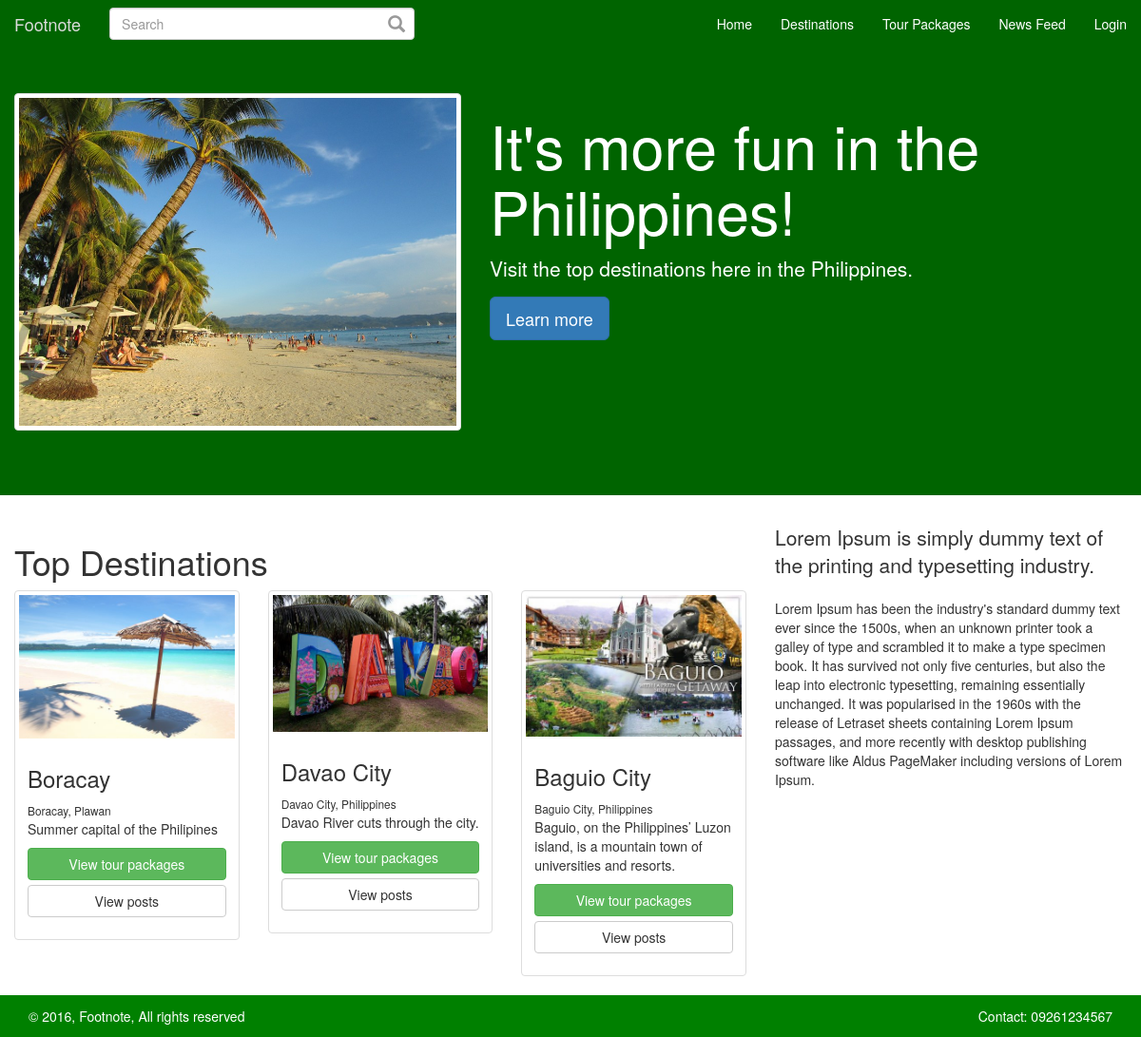
Before: / with the older database file.
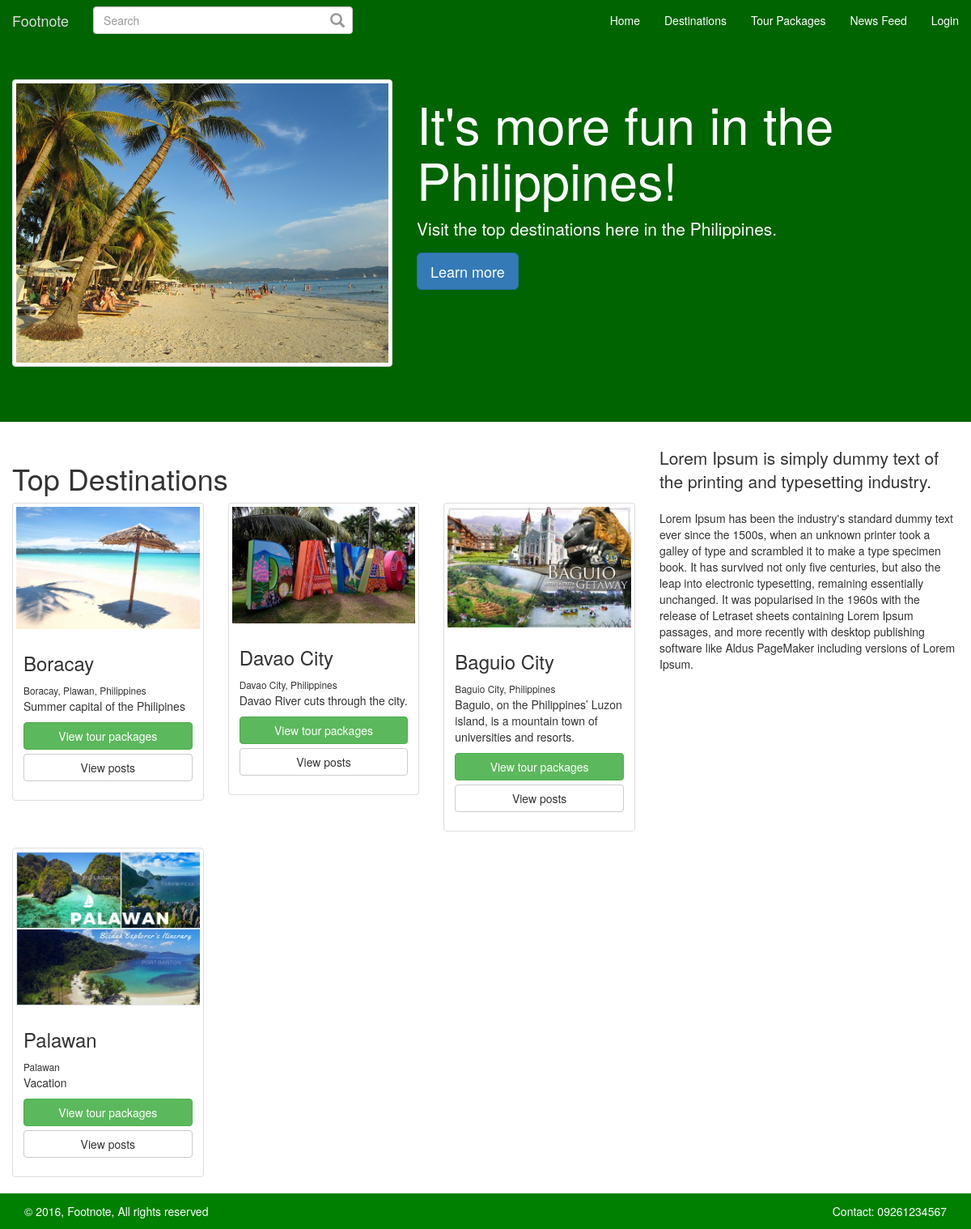
After: the same page with the newer database file.
### tables this page shows
CREATE TABLE `places` (
  `place_id` int(11) NOT NULL,
  `place_name` varchar(250) NOT NULL,
  `place_address` varchar(250) NOT NULL,
  `place_details` text NOT NULL,
  `place_image` varchar(250) NOT NULL,
  `gallery_id` int(11) NOT NULL
);

### splash.php (called while the page is built, shortened)
<?php
require_once 'config.php';
require_once 'class/class.db.php';
include_once 'include/include.header.php';
include_once 'include/include.splash.php';
include_once 'include/include.footer.php';

### config.php (called while the page is built)
<?php
$config['db']['host']     = 'localhost' ;
$config['db']['user']     = 'root' ;
$config['db']['password'] = '' ;
$config['db']['db']       = 'db_footnote' ;
$config['url']['base_path'] = '/fn';
$config['url']['site'] = 'http://localhost';
$config['url']['root'] = realpath(dirname(__FILE__));
$config['url']['profile_pic'] = $config['url']['base_path'].'/assets/images/uploads/profiles';
$config['url']['post_pic'] = $config['url']['base_path'].'/assets/images/uploads/posts';
$config['url']['places'] = $config['url']['base_path'].'/assets/images/uploads/places';
$config['url']['gallery'] = $config['url']['base_path'].'/assets/images/uploads/galleries';
$config['var']['hash_password'] = '^#$4%9f+1^p9)M@4M)V$';
$config['var']['default_profile_pic'] = '1476196571_18_41b586905e6233e72b076191f8bf9512.png';
$config['var']['anonymous_id'] = '45';
$config['post']['post_per_page'] = 5;

### class/class.db.php (called while the page is built, shortened)
<?php
class DB {
    private $pdo;
    private $sQuery;
    private function Connect()
    {
        $dsn = "mysql:dbname={$this->db};host={$this->host}";
        try {
            $this->pdo = new PDO($dsn, $this->user, $this->password, array(
                PDO::MYSQL_ATTR_INIT_COMMAND => "SET NAMES utf8"
            ));
            $this->pdo->setAttribute(PDO::ATTR_ERRMODE, PDO::ERRMODE_EXCEPTION);
            $this->pdo->setAttribute(PDO::ATTR_EMULATE_PREPARES, false);
            $this->bConnected = true;
        } catch (PDOException $e) {
            echo $this->ExceptionLog($e->getMessage());
            die();
        }
    }
    private function Init($query, $parameters = "")
    {
        try {
            $this->sQuery = $this->pdo->prepare($query);
            $this->sQuery->execute();
        }
        catch (PDOException $e) {
            echo $this->ExceptionLog($e->getMessage(), $query);
            die();
        }
    }
    public function rows($query, $params = null, $fetchmode = PDO::FETCH_ASSOC)
    {
        $this->Init($query, $params);
        $result = $this->sQuery->fetchAll($fetchmode);
        return $result;
    }
}
?>

### include/include.splash.php (the view)
<?php
$db = new DB;
$sql =  "SELECT * FROM `places`";
$places = $db->rows($sql);
?>
<div class="m-t-50">
	<div class="jumbotron green">
		<div class="container-fluid">
			<div class="row">
				<div class="col-md-5">
					<img src="<?=$config['url']['base_path']?>/assets/images/content/boracay-white-beach-sunset.jpg" class="thumbnail img-responsive"/>
				</div>
				<div class="col-md-7">
					<h1>It's more fun in the Philippines!</h1>
					<p>Visit the top destinations here in the Philippines.</p>
					<p><a class="btn btn-primary btn-lg" href="<?=$config['url']['base_path']?>/about.php" role="button">Learn more</a></p>
				</div>
			</div>
		</div>
	</div>
	<div class="container-fluid">
		<div class="row">
			<div class="col-md-8">
				<h1>Top Destinations</h1>
				<div class="row">
				<?php foreach ($places as $place) : ?>
				  <div class="col-sm-6 col-md-4">
				    <div class="thumbnail">
				      <img src="<?=$config['url']['places']?>/<?=$place['place_image']?>" alt="<?=$place['place_name']?>">
				      <div class="caption">
				        <h3><?=$place['place_name']?></h3>
				        <small><?=$place['place_address']?></small>
				        <p><?=$place['place_details']?></p>
				        <p><a href="<?=$config['url']['base_path']?>/tourpackage.php?place_id=<?=$place['place_id']?>" class="btn btn-success btn-block" role="button">View tour packages</a> <a href="<?=$config['url']['base_path']?>/search.php?q=<?=$place['place_name']?>" class="btn btn-default btn-block" role="button">View posts</a></p>
				      </div>
				    </div>
				  </div>
				  <?php endforeach; ?>
				</div>
			</div>
			<div class="col-md-4">
				<p class="lead">Lorem Ipsum is simply dummy text of the printing and typesetting industry. </p>
				<p>Lorem Ipsum has been the industry's standard dummy text ever since the 1500s, when an unknown printer took a galley of type and scrambled it to make a type specimen book. It has survived not only five centuries, but also the leap into electronic typesetting, remaining essentially unchanged. It was popularised in the 1960s with the release of Letraset sheets containing Lorem Ipsum passages, and more recently with desktop publishing software like Aldus PageMaker including versions of Lorem Ipsum.</p>
			</div>
		</div>
	</div>
</div>

Changed rows visible on the page:
changed places "Boracay": place_address "Boracay, Plawan" → "Boracay, Plawan, Philippines"
added places: place_image (picture), place_name "Palawan", place_address "Palawan", place_details "Vacation"
